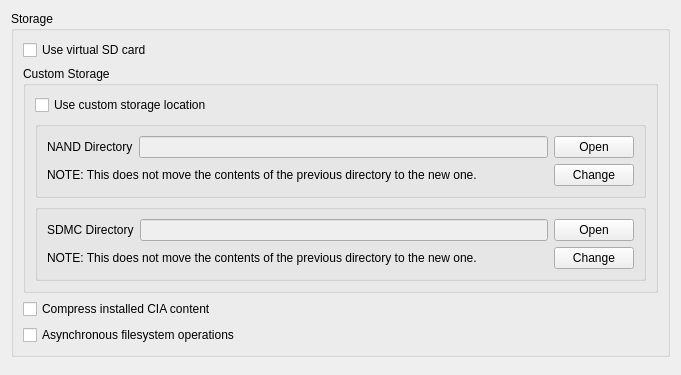
<?xml version="1.0" encoding="UTF-8"?>
<ui version="4.0">
 <class>ConfigureStorage</class>
 <widget class="QWidget" name="ConfigureStorage">
  <property name="geometry">
   <rect>
    <x>0</x>
    <y>0</y>
    <width>681</width>
    <height>375</height>
   </rect>
  </property>
  <layout class="QVBoxLayout" name="verticalLayout_1">
   <item>
    <layout class="QVBoxLayout" name="verticalLayout_2">
     <item>
      <widget class="QGroupBox" name="storage_group">
       <property name="title">
        <string>Storage</string>
       </property>
       <layout class="QVBoxLayout" name="verticalLayout_3">
        <item>
         <layout class="QHBoxLayout" name="horizontalLayout_1">
          <item>
           <widget class="QCheckBox" name="toggle_virtual_sd">
            <property name="text">
             <string>Use virtual SD card</string>
            </property>
           </widget>
          </item>
         </layout>
        </item>
        <item>
         <widget class="QGroupBox" name="custom_storage_group">
          <property name="title">
           <string>Custom Storage</string>
          </property>
          <layout class="QVBoxLayout" name="verticalLayout_6">
           <item>
            <widget class="QCheckBox" name="toggle_custom_storage">
             <property name="text">
              <string>Use custom storage location</string>
             </property>
            </widget>
           </item>
           <item>
            <widget class="QGroupBox" name="nand_group">
             <property name="title">
              <string/>
             </property>
             <layout class="QVBoxLayout" name="verticalLayout">
              <item>
               <layout class="QHBoxLayout" name="horizontalLayout">
                <item>
                 <widget class="QLabel" name="label">
                  <property name="text">
                   <string>NAND Directory</string>
                  </property>
                 </widget>
                </item>
                <item>
                 <widget class="QLineEdit" name="nand_dir_path">
                  <property name="enabled">
                   <bool>false</bool>
                  </property>
                 </widget>
                </item>
                <item>
                 <widget class="QPushButton" name="open_nand_dir">
                  <property name="text">
                   <string>Open</string>
                  </property>
                 </widget>
                </item>
               </layout>
              </item>
              <item>
               <layout class="QHBoxLayout" name="horizontalLayout_2">
                <item>
                 <widget class="QLabel" name="label_4">
                  <property name="text">
                   <string>NOTE: This does not move the contents of the previous directory to the new one.</string>
                  </property>
                 </widget>
                </item>
                <item>
                 <spacer name="horizontalSpacer_3">
                  <property name="orientation">
                   <enum>Qt::Horizontal</enum>
                  </property>
                  <property name="sizeHint" stdset="0">
                   <size>
                    <width>40</width>
                    <height>20</height>
                   </size>
                  </property>
                 </spacer>
                </item>
                <item>
                 <widget class="QPushButton" name="change_nand_dir">
                  <property name="text">
                   <string>Change</string>
                  </property>
                 </widget>
                </item>
               </layout>
              </item>
             </layout>
            </widget>
           </item>
           <item>
            <widget class="QGroupBox" name="sdmc_group">
             <property name="title">
              <string/>
             </property>
             <layout class="QVBoxLayout" name="verticalLayout_4">
              <item>
               <layout class="QHBoxLayout" name="horizontalLayout_3">
                <item>
                 <widget class="QLabel" name="label_2">
                  <property name="text">
                   <string>SDMC Directory</string>
                  </property>
                 </widget>
                </item>
                <item>
                 <widget class="QLineEdit" name="sdmc_dir_path">
                  <property name="enabled">
                   <bool>false</bool>
                  </property>
                 </widget>
                </item>
                <item>
                 <widget class="QPushButton" name="open_sdmc_dir">
                  <property name="text">
                   <string>Open</string>
                  </property>
                 </widget>
                </item>
               </layout>
              </item>
              <item>
               <layout class="QHBoxLayout" name="horizontalLayout_4">
                <item>
                 <widget class="QLabel" name="label_3">
                  <property name="text">
                   <string>NOTE: This does not move the contents of the previous directory to the new one.</string>
                  </property>
                 </widget>
                </item>
                <item>
                 <spacer name="horizontalSpacer_4">
                  <property name="orientation">
                   <enum>Qt::Horizontal</enum>
                  </property>
                  <property name="sizeHint" stdset="0">
                   <size>
                    <width>40</width>
                    <height>20</height>
                   </size>
                  </property>
                 </spacer>
                </item>
                <item>
                 <widget class="QPushButton" name="change_sdmc_dir">
                  <property name="text">
                   <string>Change</string>
                  </property>
                 </widget>
                </item>
               </layout>
              </item>
             </layout>
            </widget>
           </item>
          </layout>
         </widget>
        </item>
        <item>
         <layout class="QVBoxLayout" name="horizontalLayout_5">
          <item>
           <widget class="QCheckBox" name="toggle_compress_cia">
            <property name="text">
             <string>Compress installed CIA content</string>
            </property>
            <property name="toolTip">
              <string>&lt;html&gt;&lt;head/&gt;&lt;body&gt;&lt;p&gt;Compresses the content of CIA files when installed to the emulated SD card. Only affects CIA content which is installed while the setting is enabled.&lt;/p&gt;&lt;/body&gt;&lt;/html&gt;</string>
            </property>
           </widget>
          </item>
           <item>
           <widget class="QCheckBox" name="async_fs_operations">
            <property name="text">
             <string>Asynchronous filesystem operations</string>
            </property>
            <property name="toolTip">
              <string>&lt;html&gt;&lt;head/&gt;&lt;body&gt;&lt;p&gt;Makes emulated filesystem accesses asynchronous. Greatly reduces filesystem related stutter, but may slightly increase load times.&lt;/p&gt;&lt;/body&gt;&lt;/html&gt;</string>
            </property>
           </widget>
          </item>
         </layout>
        </item>
       </layout>
      </widget>
     </item>
    </layout>
   </item>
   <item>
    <spacer name="verticalSpacer">
     <property name="orientation">
      <enum>Qt::Vertical</enum>
     </property>
     <property name="sizeHint" stdset="0">
      <size>
       <width>20</width>
       <height>40</height>
      </size>
     </property>
    </spacer>
   </item>
  </layout>
 </widget>
 <resources/>
 <connections/>
</ui>
